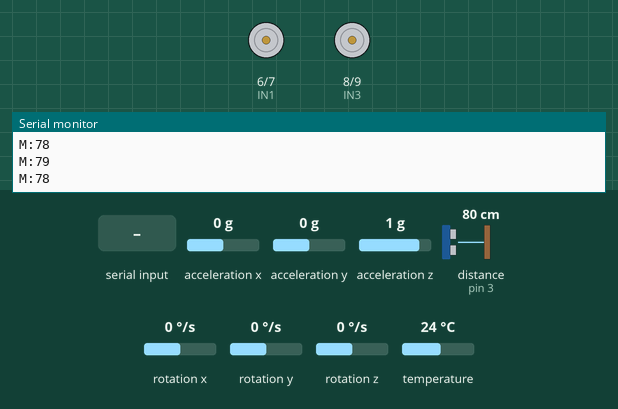
Simulated run of this sketch. Board: Arduino Uno, built with avr-gcc and run on an emulated ATmega328P. On the bench: motor-driver pin pairs drawn as motors (green arrow = first pin HIGH = forward, orange = second pin HIGH = backward, longer = more drive, scaled by the enable pin), the last lines printed to the serial monitor. Wiring (inferred from the names in the program): ultrasonic range finder: trigger pin 2; echo pin 3. The inputs (shaded band) are chosen by the test bench; at power-on: acceleration x 0 g, acceleration y 0 g, acceleration z 1 g, distance to the obstacle (sensor on pin 3) 80 cm, rotation x 0 °/s, rotation y 0 °/s, rotation z 0 °/s, temperature 24 °C. The echo pulse lasts 58.3 µs per cm.

Above: at 2.6 s.
2.7 s: "ILERI\n" received over Serial
At 2.8 s:
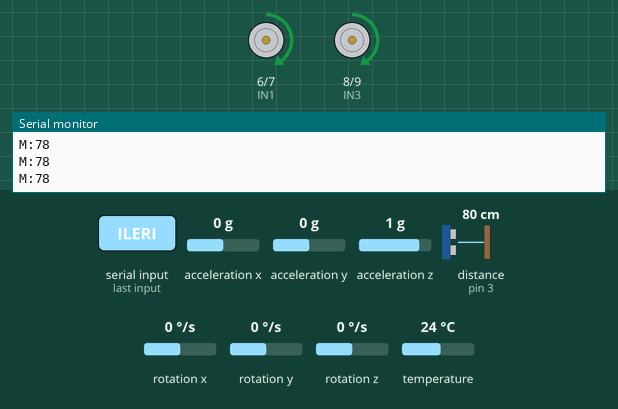
4.4 s: "GERI\n" received over Serial
At 4.5 s:
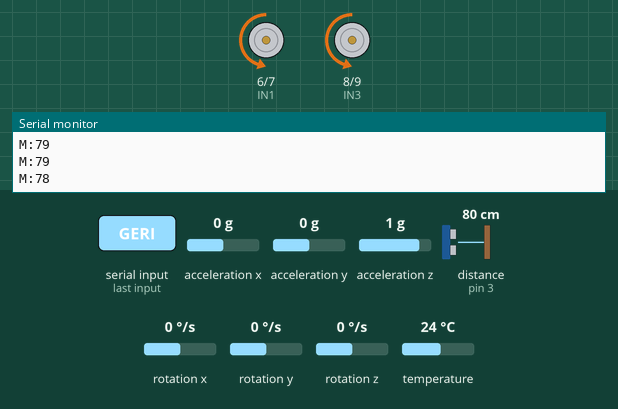
6.1 s: "L:90\n" received over Serial
At 7.3 s:
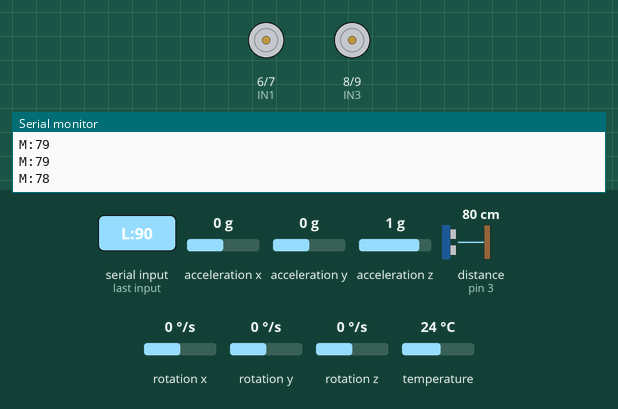
7.8 s: "ILERI\n" received over Serial
At 7.9 s:
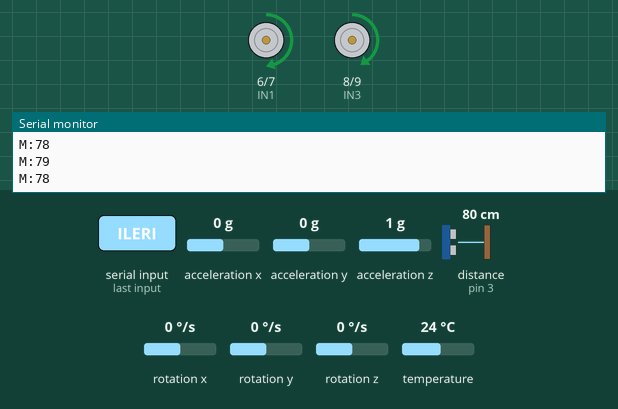
Timing chart, 0 to 10.5 s (numbered marks = the images above; inputs shaded):
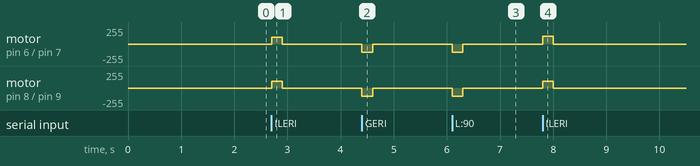

The sketch:

imu_propotional.ino
```cpp
#include <Adafruit_MPU6050.h>
#include <Adafruit_Sensor.h>
#include <Wire.h>

Adafruit_MPU6050 mpu;

// --- PIN TANIMLAMALARI ---
const int ENA = 5, IN1 = 6, IN2 = 7;
const int ENB = 10, IN3 = 8, IN4 = 9;
const int trigPin = 2; // Ultrasonik Trig
const int echoPin = 3; // Ultrasonik Echo

// --- DEĞİŞKENLER ---
int tabanHiz = 100;
float hedefDonusHizi_DegS = 0.0;
const float Kp = 1.5;
float gyroZ_ofset = 0;
unsigned long sonKomutZamani = 0;
unsigned long sonMesafeZamani = 0; // Mesafe gönderimi için zamanlayıcı

// YENİ: Vites yönünü hafızada tutacak değişken
bool ileriYonde = true;

void setup() {
  Serial.begin(115200);

  pinMode(ENA, OUTPUT); pinMode(ENB, OUTPUT);
  pinMode(IN1, OUTPUT); pinMode(IN2, OUTPUT);
  pinMode(IN3, OUTPUT); pinMode(IN4, OUTPUT);

  pinMode(trigPin, OUTPUT);
  pinMode(echoPin, INPUT);

  // MPU gürültü kalkanı (Motorlar dönerken sensör kilitlenmesini önler)
  Wire.begin();
  Wire.setWireTimeout(25000, true);

  if (!mpu.begin()) {
    while (1) { delay(10); }
  }

  mpu.setGyroRange(MPU6050_RANGE_250_DEG);
  mpu.setFilterBandwidth(MPU6050_BAND_21_HZ);

  // Kalibrasyon
  float toplam = 0;
  for (int i = 0; i < 200; i++) {
    sensors_event_t a, g, temp;
    mpu.getEvent(&a, &g, &temp);
    toplam += g.gyro.z;
    delay(5);
  }
  gyroZ_ofset = toplam / 200.0;

  // Zıplama ve sonsuz döngü tuzakları buradan tamamen temizlendi!
  // Araç doğrudan loop'a inip güvenli bir şekilde uyku modunda komut bekleyecek.
}

void loop() {
  // 1. KOMUT OKUMA
  if (Serial.available() > 0) {
    String komut = Serial.readStringUntil('\n');
    komut.trim();

    if (komut == "DUR") {
      motorlariSur(0, 0);
    }
    // YENİ: İleri ve Geri vites komutları
    else if (komut == "ILERI") {
      ileriYonde = true;
      sonKomutZamani = millis();
    }
    else if (komut == "GERI") {
      ileriYonde = false;
      sonKomutZamani = millis();
    }
    else if (komut.startsWith("L:")) {
      hedefDonusHizi_DegS = komut.substring(2).toFloat();
      sonKomutZamani = millis();
    }
  }

  // 2. ULTRASONİK SENSÖR OKUMA VE Pİ'YE GÖNDERME
  if (millis() - sonMesafeZamani > 100) {
    long duration;
    digitalWrite(trigPin, LOW);
    delayMicroseconds(2);
    digitalWrite(trigPin, HIGH);
    delayMicroseconds(10);
    digitalWrite(trigPin, LOW);

    // Timeout'u 10ms (10000us) yaptık. En fazla ~1.7m uzağı bekler.
    duration = pulseIn(echoPin, HIGH, 10000);

    int mesafe;
    if (duration == 0) {
      mesafe = 999;
    } else {
      mesafe = (duration * 0.034) / 2;
    }

    Serial.print("M:");
    Serial.println(mesafe);

    sonMesafeZamani = millis();
  }

  // 3. GÜVENLİK VE PID SÜRÜŞÜ
  // YENİ: Timeout süresi 500ms'den 200ms'ye düşürüldü
  if (millis() - sonKomutZamani > 200) {
    motorlariSur(0, 0);
  }
  else {
    sensors_event_t a, g, temp;
    mpu.getEvent(&a, &g, &temp);
    float gercekDonusHizi_DegS = (g.gyro.z - gyroZ_ofset) * 57.2958;

    int aciSiddeti = (int)abs(hedefDonusHizi_DegS);
    if (aciSiddeti <= 10) tabanHiz = map(aciSiddeti, 0, 10, 100, 80);
    else if (aciSiddeti <= 30) tabanHiz = map(aciSiddeti, 10, 30, 80, 60);
    else tabanHiz = 60;

    float hata = hedefDonusHizi_DegS - gercekDonusHizi_DegS;
    float duzeltme = Kp * hata;
    duzeltme = constrain(duzeltme, -40, 40);
    // YENİ: Kinematik Tersinme (Geri viteste hata yönünü ters çevir)
    if (!ileriYonde) {
      duzeltme = -duzeltme;
      tabanHiz += 20;
    }

    int solMotorHiz = constrain(tabanHiz + duzeltme, 0, 255);
    int sagMotorHiz = constrain(tabanHiz - duzeltme, 0, 255);

    motorlariSur(solMotorHiz, sagMotorHiz);
  }
}

// YENİ: Geri vites destekli motor sürücü
void motorlariSur(int solHiz, int sagHiz) {
  if (solHiz == 0 && sagHiz == 0) {
    digitalWrite(IN1, LOW); digitalWrite(IN2, LOW);
    digitalWrite(IN3, LOW); digitalWrite(IN4, LOW);
    analogWrite(ENA, 0); analogWrite(ENB, 0);
    return;
  }

  if (ileriYonde) {
    // İleri sürüş pin konfigürasyonu
    digitalWrite(IN1, HIGH); digitalWrite(IN2, LOW); analogWrite(ENA, sagHiz);
    digitalWrite(IN3, HIGH); digitalWrite(IN4, LOW); analogWrite(ENB, solHiz);
  } else {
    // Geri sürüş (Pinler terslendi)
    digitalWrite(IN1, LOW); digitalWrite(IN2, HIGH); analogWrite(ENA, sagHiz);
    digitalWrite(IN3, LOW); digitalWrite(IN4, HIGH); analogWrite(ENB, solHiz);
  }
}
```

Measured:
- after the input at 2.7 s, motor on pin 6 (IN1) / pin 7 (IN2), motor on pin 8 (IN3) / pin 9 (IN4): stopped → forward 100/255 at once, → stopped 0.20 s later
- after the input at 4.4 s, motor on pin 6 (IN1) / pin 7 (IN2), motor on pin 8 (IN3) / pin 9 (IN4): stopped → backward 120/255 at once, → stopped 0.20 s later
- after the input at 6.1 s, motor on pin 6 (IN1) / pin 7 (IN2), motor on pin 8 (IN3) / pin 9 (IN4): stopped → backward 120/255 at once, → stopped 0.20 s later
- after the input at 7.8 s, motor on pin 6 (IN1) / pin 7 (IN2): stopped → forward 120/255 at once, → stopped 0.20 s later; motor on pin 8 (IN3) / pin 9 (IN4): stopped → forward 100/255 at once, → stopped 0.20 s later
